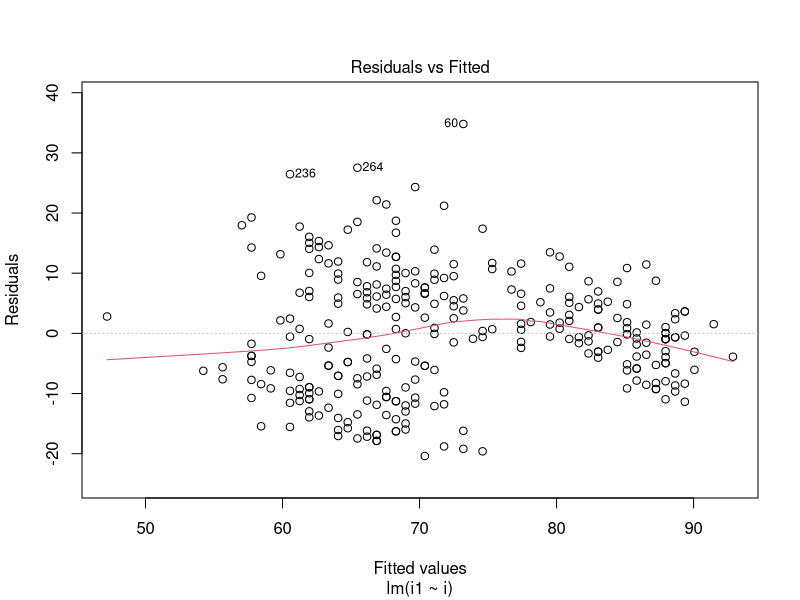
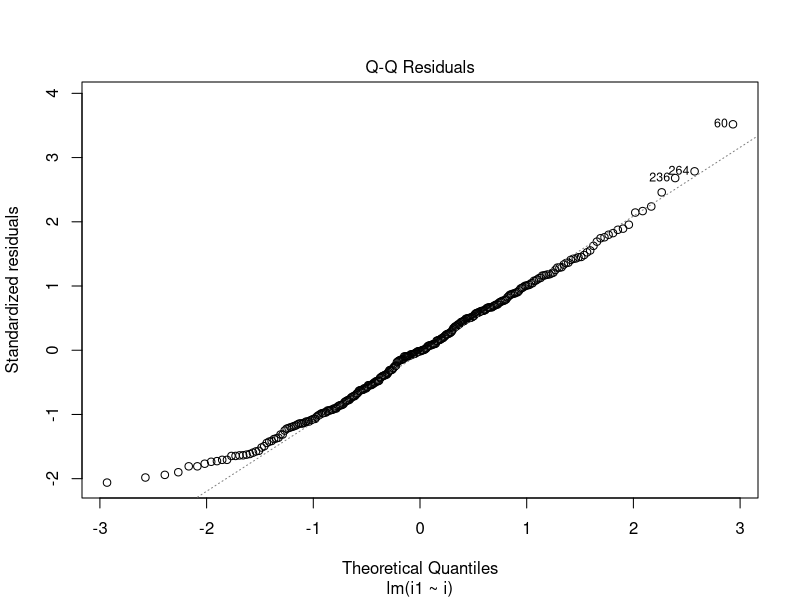
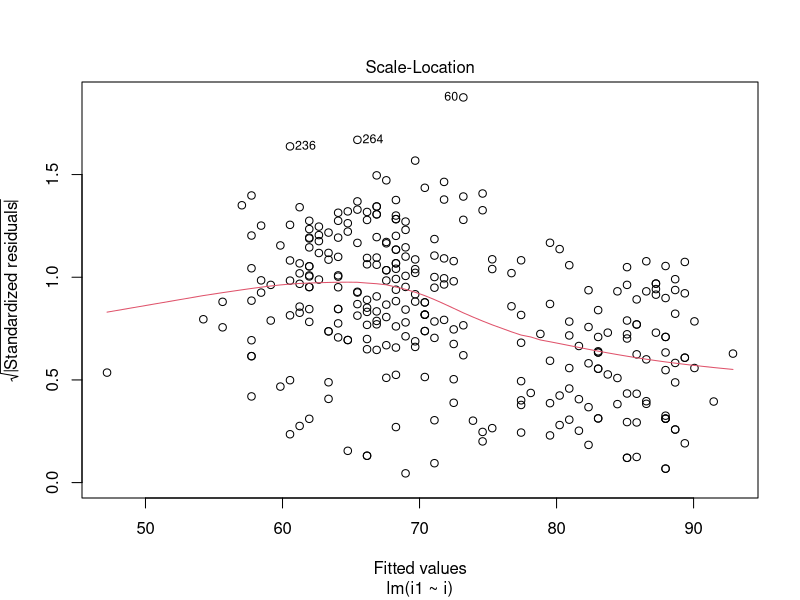
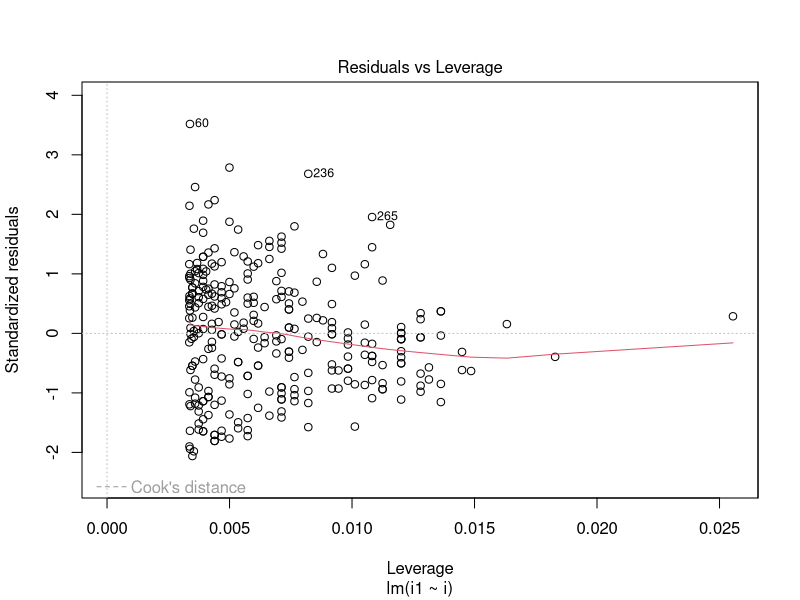

Reproduce these figures in R, in order. (Note: this script raises an error after producing the figures.)
library(ggplot2)
library(MASS)
data<-geyser
n<-length(data$waiting)
# Reescritura de las columnas
colnames(data)<-c("i","d")
# Llenado de la columna i+1
data$i1<-c(data$i[-1],0)
# Eliminacion de la ultima fila
data<-data[-n,colnames(data)]
head(data)
n<-n-1
reg<-lm(i1~i,data)
summary(reg)
plot(reg)
predict_value<-data.frame(cbind(4.5))
names(predict_value)<-c("i")
predict_ci<-predict(reg,
predict_value,
interval="prediction",
level=0.95)
print(predict_ci)
# Grafica con los intervalos de confianza
ggplot(data.frame(y=data$d1,x1=data$i),
aes(x1,y))+
geom_point()+
stat_smooth(method="lm",
col="red")
